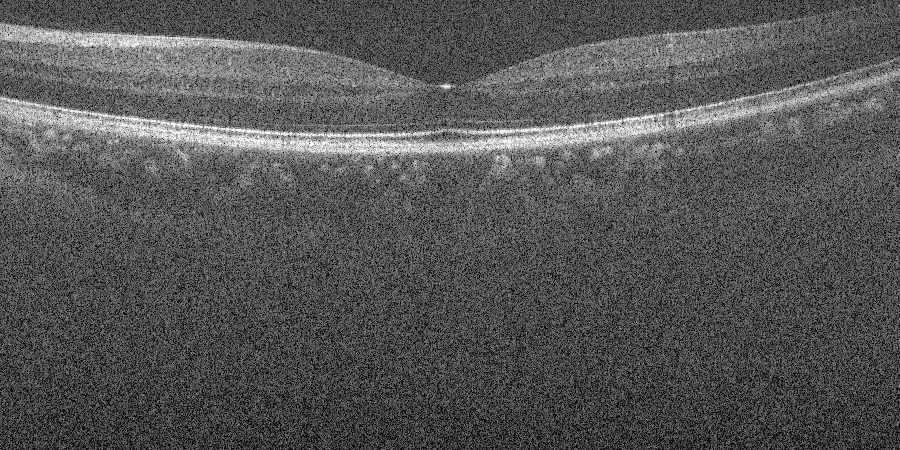
#> input picture data/duke_oct_test/01/noisy.tif, 900 x 450 px
$ python demo.py --input data/duke_oct_test/01/noisy.tif
#> lines starting #> are read from the running program, lines starting #| are printed output that depends on the picture
### src/oct_denoise/filters.py
"""Classical denoising filters for retinal OCT B-scans.

Every function takes a float32 image in [0, 1] and returns a float32 image in [0, 1].

Non edge-preserving baselines : Gaussian, Median, Wiener
Edge-preserving methods       : Bilateral, Guided filter, Total Variation (TV),
                                Perona-Malik anisotropic diffusion,
                                SRAD (speckle reducing anisotropic diffusion),
                                Non-Local Means (NLM)
(The learned DnCNN model lives in ``dncnn.py``.)
"""
from __future__ import annotations

import cv2
import numpy as np
from scipy import ndimage, signal
from skimage.restoration import denoise_nl_means, denoise_tv_chambolle


def _clip(x: np.ndarray) -> np.ndarray:
    return np.clip(x, 0.0, 1.0).astype(np.float32)


# --------------------------------------------------------------------------- #
# Baselines (NOT edge preserving)
# --------------------------------------------------------------------------- #
def gaussian(img, sigma=1.5):
    """Isotropic Gaussian low-pass filter: smooths noise AND edges equally."""
    return _clip(ndimage.gaussian_filter(img, sigma=sigma))


def median(img, size=5):
    """Median filter: robust to impulsive (salt & pepper like) speckle outliers."""
    return _clip(ndimage.median_filter(img, size=size))


def wiener(img, size=5):
    """Adaptive (local-statistics) Wiener filter."""
    return _clip(signal.wiener(img.astype(np.float64), mysize=size))


# --------------------------------------------------------------------------- #
# Edge-preserving filters
# --------------------------------------------------------------------------- #
def bilateral(img, sigma_color=0.1, sigma_space=3.0):
    """Bilateral filter (Tomasi & Manduchi, 1998).

    Weight = spatial Gaussian x range (intensity) Gaussian, so pixels across a
    strong edge (large intensity difference) barely contribute -> edges survive.
    """
    d = int(2 * round(2 * sigma_space) + 1)
    return _clip(cv2.bilateralFilter(img.astype(np.float32), d, sigma_color, sigma_space))


def guided(img, radius=4, eps=0.01, guide=None):
    """Guided filter (He et al., 2013), self-guided by default.

    Local linear model q = a*I + b inside each window. In flat regions
    var(I) << eps -> a ~ 0 (strong smoothing); at edges var(I) >> eps -> a ~ 1
    (edge kept).
    """
    I = img if guide is None else guide
    p = img
    k = 2 * radius + 1
    box = lambda x: cv2.boxFilter(x, -1, (k, k), borderType=cv2.BORDER_REFLECT)
    mean_I, mean_p = box(I), box(p)
    cov_Ip = box(I * p) - mean_I * mean_p
    var_I = box(I * I) - mean_I * mean_I
    a = cov_Ip / (var_I + eps)
    b = mean_p - a * mean_I
    return _clip(box(a) * I + box(b))


def total_variation(img, weight=0.08):
    """Total-variation (ROF) denoising, Chambolle's algorithm.

    Minimises ||u - f||^2 + weight * TV(u); TV penalises small oscillations
    (noise) but allows sharp jumps (edges) -> piecewise-smooth result.
    """
    return _clip(denoise_tv_chambolle(img, weight=weight))


def perona_malik(img, n_iter=20, kappa=0.1, gamma=0.2, option=1):
    """Perona-Malik anisotropic diffusion (1990).

    dI/dt = div( c(|grad I|) grad I ), with an edge-stopping function
        option 1: c = exp(-(|g|/kappa)^2)       (favours high-contrast edges)
        option 2: c = 1 / (1 + (|g|/kappa)^2)   (favours wide regions)
    Diffusion is strong where the gradient is small (noise) and ~0 across
    edges (large gradient). gamma <= 0.25 for numerical stability.
    """
    u = img.astype(np.float32).copy()
    for _ in range(int(n_iter)):
        # finite differences to the 4 neighbours (replicated border)
        p = np.pad(u, 1, mode="edge")
        dN = p[:-2, 1:-1] - u
        dS = p[2:, 1:-1] - u
        dE = p[1:-1, 2:] - u
        dW = p[1:-1, :-2] - u
        if option == 1:
            c = lambda d: np.exp(-(d / kappa) ** 2)
        else:
            c = lambda d: 1.0 / (1.0 + (d / kappa) ** 2)
        u = u + gamma * (c(dN) * dN + c(dS) * dS + c(dE) * dE + c(dW) * dW)
    return _clip(u)


def srad(img, n_iter=30, dt=0.1, q0_decay=1.0 / 6.0, eps=1e-3):
    """Speckle Reducing Anisotropic Diffusion (Yu & Acton, IEEE TIP 2002).

    Designed for multiplicative speckle (ultrasound / OCT). The diffusion
    coefficient uses the *instantaneous coefficient of variation* q(x,y,t),
    which acts as an edge detector for speckled images:
        c(q) = 1 / (1 + (q^2 - q0^2) / (q0^2 (1 + q0^2)))
    q0(t) = q0(0) * exp(-q0_decay * t) is the speckle scale.
    """
    u = img.astype(np.float64) + eps
    # initial speckle scale estimated from the whole image (coefficient of variation)
    q0_init = np.sqrt(np.var(u)) / np.mean(u)
    for it in range(int(n_iter)):
        t = it * dt
        q0 = q0_init * np.exp(-q0_decay * t)
        p = np.pad(u, 1, mode="edge")
        dN = p[:-2, 1:-1] - u
        dS = p[2:, 1:-1] - u
        dE = p[1:-1, 2:] - u
        dW = p[1:-1, :-2] - u
        g2 = (dN ** 2 + dS ** 2 + dE ** 2 + dW ** 2) / (u ** 2)
        lap = (dN + dS + dE + dW) / u
        num = 0.5 * g2 - (1.0 / 16.0) * lap ** 2
        den = (1.0 + 0.25 * lap) ** 2
        q2 = np.maximum(num / (den + 1e-12), 0.0)
        c = 1.0 / (1.0 + (q2 - q0 ** 2) / (q0 ** 2 * (1.0 + q0 ** 2) + 1e-12))
        c = np.clip(c, 0.0, 1.0)
        cp = np.pad(c, 1, mode="edge")
        cS, cE = cp[2:, 1:-1], cp[1:-1, 2:]
        div = cS * dS + c * dN + cE * dE + c * dW
        u = u + (dt / 4.0) * div
    return _clip(u - eps)


def estimate_noise_sigma(img):
    """Robust noise std estimate (Donoho MAD on the finest diagonal Haar band)."""
    x = img[: img.shape[0] // 2 * 2, : img.shape[1] // 2 * 2].astype(np.float64)
    hh = (x[0::2, 0::2] - x[0::2, 1::2] - x[1::2, 0::2] + x[1::2, 1::2]) / 2.0
    return float(np.median(np.abs(hh)) / 0.6745)


def nlm(img, h_factor=0.8, patch_size=5, patch_distance=6):
    """Non-Local Means (Buades et al., 2005).

    Each pixel = weighted average of pixels whose *surrounding patch* looks
    similar, searched over a large window. Repetitive layered OCT structure is
    a good fit, and edges are kept because patches across an edge are dissimilar.
    """
    sigma = estimate_noise_sigma(img)
    return _clip(denoise_nl_means(img, h=h_factor * sigma, sigma=sigma, fast_mode=True,
                                  patch_size=patch_size, patch_distance=patch_distance))


# --------------------------------------------------------------------------- #
# Registry: name -> (function, hyper-parameter grid, edge preserving?)
# Grids are searched on the validation images (01-04) only.
# --------------------------------------------------------------------------- #
METHODS = {
    "Gaussian": (gaussian, {"sigma": [0.75, 1.0, 1.5, 2.0, 2.5, 3.0]}, False),
    "Median": (median, {"size": [3, 5, 7, 9]}, False),
    "Wiener": (wiener, {"size": [3, 5, 7, 9]}, False),
    "Bilateral": (bilateral, {"sigma_color": [0.2, 0.3, 0.5, 0.8],
                              "sigma_space": [2.0, 3.0, 5.0]}, True),
    "Guided": (guided, {"radius": [4, 6, 8, 12], "eps": [0.02, 0.04, 0.08, 0.16]}, True),
    "TV (Chambolle)": (total_variation, {"weight": [0.05, 0.08, 0.12, 0.16, 0.2]}, True),
    "Perona-Malik AD": (perona_malik, {"n_iter": [15, 30, 50], "kappa": [0.1, 0.2, 0.3],
                                       "option": [1, 2]}, True),
    "SRAD": (srad, {"n_iter": [30, 60, 100], "dt": [0.1, 0.2],
                    "q0_decay": [1.0 / 6.0, 0.05]}, True),
    "NLM": (nlm, {"h_factor": [0.6, 0.8, 1.0, 1.2], "patch_size": [5, 7],
                  "patch_distance": [6, 10]}, True),
}

### demo.py
"""Denoise any OCT B-scan with any method.

Examples
  python demo.py                                   # image 11 of the dataset, all methods
  python demo.py --input my_scan.png --method NLM  # your own image, one method
  python demo.py --list                            # list available methods

Output: results/demo/<name>_<method>.png  (+ a side-by-side comparison figure)
"""
import argparse
import json
import os
import sys

import numpy as np
from skimage import io

sys.path.insert(0, os.path.join(os.path.dirname(os.path.abspath(__file__)), "src"))
from oct_denoise import filters as F  # noqa: E402
from oct_denoise import metrics as M  # noqa: E402
from oct_denoise.data import PROJECT_ROOT, load_pair  # noqa: E402
from oct_denoise.dncnn import DnCNN  # noqa: E402

DNCNN = "DnCNN"
MODEL = os.path.join(PROJECT_ROOT, "models", "dncnn_numpy.npz")
PARAMS = os.path.join(PROJECT_ROOT, "results", "best_params.json")


def run(method, img, params):
    if method == DNCNN:
        return DnCNN.load(MODEL).denoise(img)
    return F.METHODS[method][0](img, **params.get(method, {}))


def main():
    ap = argparse.ArgumentParser()
    ap.add_argument("--input", help="path to a grayscale OCT image (default: dataset image 11)")
    ap.add_argument("--image_id", default="11", help="dataset image id 01-18 (if --input not given)")
    ap.add_argument("--method", default="all", help="method name or 'all'")
    ap.add_argument("--list", action="store_true")
    args = ap.parse_args()

    names = list(F.METHODS) + ([DNCNN] if os.path.exists(MODEL) else [])
    if args.list:
        print("\n".join(names))
        return
    params = json.load(open(PARAMS)) if os.path.exists(PARAMS) else {}

    if args.input:
        img = io.imread(args.input)
#> img is the input picture: shape (450, 900); min 0, max 255, mean 85.2
        img = img[..., 0] if img.ndim == 3 else img
        img = img.astype(np.float32) / (255.0 if img.max() > 1 else 1.0)
        clean, tag = None, os.path.splitext(os.path.basename(args.input))[0]
    else:
        p = load_pair(args.image_id)
        img, clean, tag = p.noisy, p.clean, f"image_{args.image_id}"

    todo = names if args.method == "all" else [args.method]
    out_dir = os.path.join(PROJECT_ROOT, "results", "demo")
    os.makedirs(out_dir, exist_ok=True)
    outs = {}
    for m in todo:
        y = run(m, img, params)
        outs[m] = y
        fname = os.path.join(out_dir, f"{tag}_{''.join(c if c.isalnum() else '_' for c in m)}.png")
        io.imsave(fname, (y * 255).astype(np.uint8), check_contrast=False)
        line = f"{m:18s} -> {os.path.relpath(fname)}"
        if clean is not None:
            line += f"   PSNR {M.psnr(clean, y):.2f}  SSIM {M.ssim(clean, y):.3f}  EPI {M.epi(clean, y):.3f}"
        print(line)
#> this loop made 9 passes
#> pass 2, in main, `y = run(m, img, params)`:
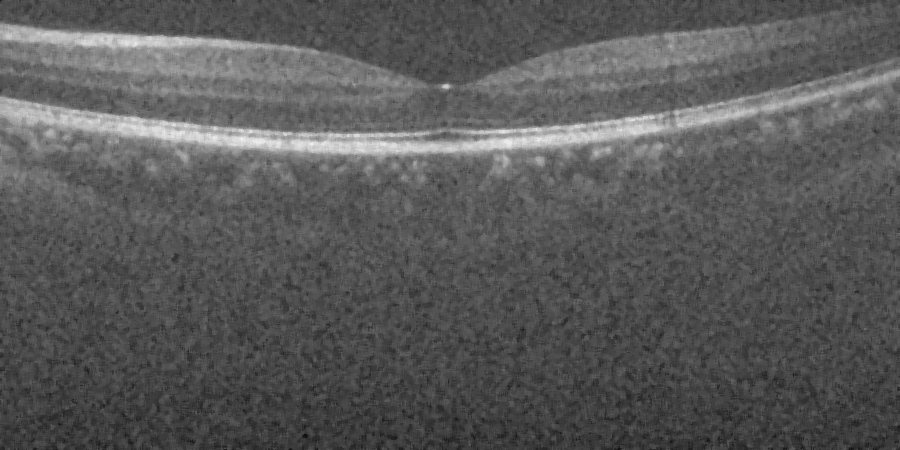
#> y: shape (450, 900) float32; min 0.051, max 0.949, mean 0.35
#> after the loop, outs = 9 items

    import matplotlib
    matplotlib.use("Agg")
    import matplotlib.pyplot as plt
    panels = [("Input (noisy)", img)] + list(outs.items()) + ([("Averaged reference", clean)] if clean is not None else [])
#> panels = 10 items
    cols = min(3, len(panels))
#> cols = 3
    rows = int(np.ceil(len(panels) / cols))
#> rows = 4
    fig, ax = plt.subplots(rows, cols, figsize=(cols * 4.5, rows * 2.4), squeeze=False)
    for a, (t, im) in zip(ax.ravel(), panels):
        a.imshow(im, cmap="gray", vmin=0, vmax=1)
        a.set_title(t)
        a.axis("off")
#> this loop made 10 passes
#> t on passes 1 to 10: 'Input (noisy)', 'Gaussian', 'Median', 'Wiener', 'Bilateral', 'Guided', 'TV (Chambolle)', 'Perona-Malik AD', 'SRAD', 'NLM'
    for a in ax.ravel()[len(panels):]:
        a.axis("off")
#> this loop made 2 passes
    fig.tight_layout()
    fig.savefig(os.path.join(out_dir, f"{tag}_comparison.png"), dpi=130)
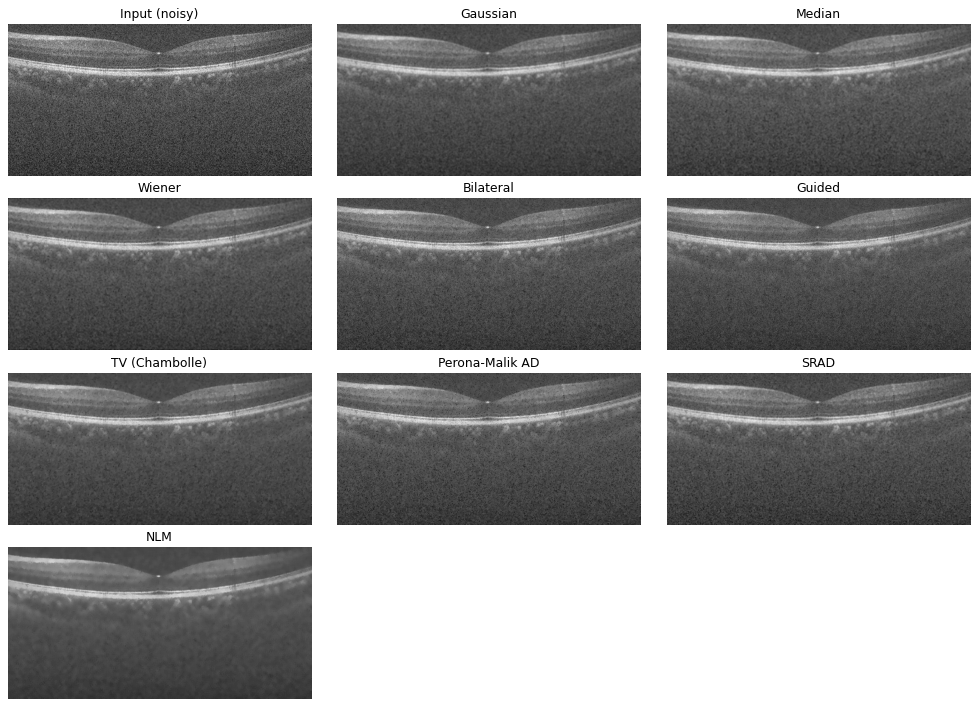
#> figure drawn by matplotlib, 10 panels
    print("comparison figure ->", os.path.relpath(os.path.join(out_dir, f"{tag}_comparison.png")))
#| comparison figure -> results/demo/noisy_comparison.png


if __name__ == "__main__":
    main()
